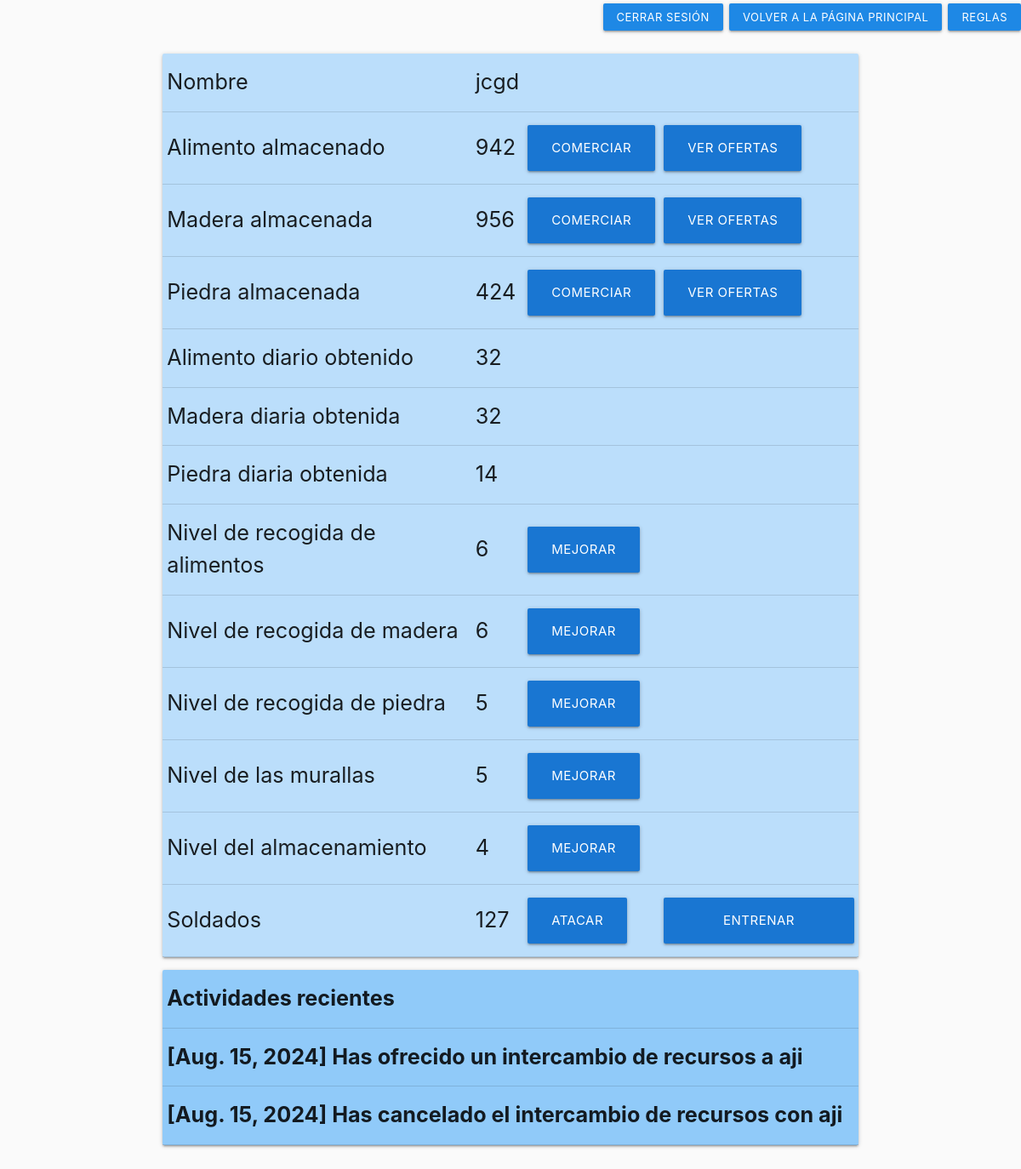
The app's page /DAWActivity/manager (signed in) with its own data.
### DAWActivity/models.py (models this page shows, shortened)
class Village(models.Model):
	villageName = models.TextField("Village Name", primary_key=True)
	dailyFood = models.IntegerField("Daily food obtained")
	dailyWood = models.IntegerField("Daily wood obtained")
	dailyStone = models.IntegerField("Daily stone obtained")
	storedFood = models.IntegerField("Total food stored")
	storedWood = models.IntegerField("Total wood stored")
	storedStone = models.IntegerField("Total stone stored")
	foodLevel = models.IntegerField("Food level")
	woodLevel = models.IntegerField("Wood level")
	stoneLevel = models.IntegerField("Stone level")
	wallLevel = models.IntegerField("Walls level")
	storageLevel = models.IntegerField("Storage level")
	soldiers = models.IntegerField("Amount of units")
	lastLogin = models.DateField("Last login")
	disabled = models.BooleanField("Disabled")
	owner = models.ForeignKey(
		User,
		on_delete = models.CASCADE,
	)

class Activity (models.Model):
	activityText = models.TextField("Activity description")
	activityDate = models.DateField("Time registered")
	owner = models.ForeignKey(
                Village,
                on_delete = models.CASCADE,
        )

### DAWActivity/views/indexView.py (the view)
# urls.py: path('manager',indexView.manager,name='Manager'),
def manager(request):
	if not request.user.is_authenticated:
		return render(request,'DAWActivity/login.html',{'msg':'Es necesario iniciar sesión para acceder a la página solicitada'})
	else:
		village = Village.objects.filter(owner=request.user)[0]
		utilityFunctions.updateVillage(village.villageName)
		activities = utilityFunctions.getActivities(village.villageName)
		return render(request,'DAWActivity/manager.html',{'village':village,'activities':activities})

### DAWActivity/views/utilityFunctions.py (called while the page is built)
def getActivities(user):
    startDate = date.today()
    endDate = startDate - timedelta(days=3)
    return Activity.objects.filter(owner=user,activityDate__range=[endDate,startDate]).order_by("-activityDate")

def updateVillage(name):
    village = Village.objects.filter(villageName= name)[0]
    village.lastLogin=date.today()
    village.disabled=False
    village.save()

### DAWActivity/templates/DAWActivity/manager.html (shortened to what this page needs)
<!DOCTYPE html>
<html>
    <head>
    <link rel="stylesheet" href="https://cdnjs.cloudflare.com/ajax/libs/materialize/1.0.0/css/materialize.min.css">
    </head>
    <body class="grey lighten-5 flow-text">
	<div class="right-align">
	<a class="waves-effect waves-light btn-small blue darken-1" href='/DAWActivity/logout'>Cerrar sesión</a>
	<a class="waves-effect waves-light btn-small blue darken-1" href='/DAWActivity' >Volver a la página principal</a>
	<a class="waves-effect waves-light btn-small blue darken-1" href='/DAWActivity/rules' >Reglas</a>
	</div>
        <div class="container">
        	<div class="row">
                	<div class="col s12">
                                <table class="card blue lighten-4" border="1" cellspacing="2">
                                        <tbody>
                                                <tr>
                                                        <td>Nombre</td>
                                                        <td>{{village.villageName}}</td>
                                                </tr>
                                                <tr>
                                                        <td>Alimento almacenado</td>
                                                        <td>{{village.storedFood}}</td>
                                                        <td> <a class="waves-effect waves-light btn-large blue darken-2" href='/DAWActivity/manager/trade' >Comerciar</a> </td>
                                                        <td> <a class="waves-effect waves-light btn-large blue darken-2" href='/DAWActivity/manager/manageOffers' >Ver ofertas</a> </td>
                                                </tr>
                                                <tr>
                                                        <td>Madera almacenada</td>
                                                        <td>{{village.storedWood}}</td>
                                                        <td> <a class="waves-effect waves-light btn-large blue darken-2" href='/DAWActivity/manager/trade' >Comerciar</a> </td>
                                                        <td> <a class="waves-effect waves-light btn-large blue darken-2" href='/DAWActivity/manager/manageOffers' >Ver ofertas</a> </td>
                                                </tr>
                                                <tr>
                                                        <td>Piedra almacenada</td>
                                                        <td>{{village.storedStone}}</td>
                                                        <td> <a class="waves-effect waves-light btn-large blue darken-2" href='/DAWActivity/manager/trade' >Comerciar</a> </td>
                                                        <td> <a class="waves-effect waves-light btn-large blue darken-2" href='/DAWActivity/manager/manageOffers' >Ver ofertas</a> </td>
                                                </tr>
                                                <tr>
                                                        <td>Alimento diario obtenido</td>
                                                        <td>{{village.dailyFood}}</td>
                                                </tr>
                                                <tr>
                                                        <td>Madera diaria obtenida</td>
                                                        <td>{{village.dailyWood}}</td>
                                                </tr>
                                                <tr>
                                                        <td>Piedra diaria obtenida</td>
                                                        <td>{{village.dailyStone}}</td>
                                                </tr>
                                                <tr>
                                                        <td>Nivel de recogida de alimentos</td>
                                                        <td>{{village.foodLevel}}</td>
                                                        <td> <a class="waves-effect waves-light btn-large blue darken-2" href='/DAWActivity/manager/upgrade' >Mejorar</a> </td>
                                                </tr>
                                                <tr>
                                                        <td>Nivel de recogida de madera</td>
                                                        <td>{{village.woodLevel}}</td>
                                                        <td> <a class="waves-effect waves-light btn-large blue darken-2" href='/DAWActivity/manager/upgrade' >Mejorar</a> </td>
                                                </tr>
                                                <tr>
                                                        <td>Nivel de recogida de piedra</td>
                                                        <td>{{village.stoneLevel}}</td>
                                                        <td><a class="waves-effect waves-light btn-large blue darken-2" href='/DAWActivity/manager/upgrade' >Mejorar</a> </td>
                                                </tr>
                                                <tr>
                                                        <td>Nivel de las murallas</td>
                                                        <td>{{village.wallLevel}}</td>
                                                        <td><a class="waves-effect waves-light btn-large blue darken-2" href='/DAWActivity/manager/upgrade' >Mejorar</a> </td>
                                                </tr>
                                                <tr>
                                                        <td>Nivel del almacenamiento</td>
                                                        <td>{{village.storageLevel}}</td>
                                                        <td> <a class="waves-effect waves-light btn-large blue darken-2" href='/DAWActivity/manager/upgrade' >Mejorar</a> </td>
                                                </tr>
                                                <tr>
                                                        <td>Soldados</td>
                                                        <td>{{village.soldiers}}</td>
                                                        <td> <a class="waves-effect waves-light btn-large blue darken-2" href='/DAWActivity/manager/attack' >Atacar</a> </td>
                                                        <td><a class="waves-effect waves-light btn-large blue darken-2" href='/DAWActivity/manager/train' >Entrenar soldados</a> </td>
                                                </tr>
                                        </tbody>
                                </table>
                                <table class="card blue lighten-3"" border="1" cellspacing="2">
                                        <thead>
                                                <tr>
                                                        <th><span>Actividades recientes</span></th>
                                                </tr>
                                        </thead>
                                        <tbody>
                                                        {%for activity in activities%}
                                                        <tr>
                                                                <th>[{{activity.activityDate}}] {{activity.activityText}} </th>
                                                        </tr>
                                                        {%endfor%}
                                        </tbody>
                                </table>
                        </div>
                </div>
        </div>
    </body>
</html>

### records on screen
Village: villageName "jcgd", storedFood "942", storedWood "956", storedStone "424", dailyFood "32", dailyWood "32", dailyStone "14", foodLevel "6", woodLevel "6", stoneLevel "5", wallLevel "5", storageLevel "4", soldiers "127"
Activity: activityDate "Aug. 15, 2024", activityText "Has ofrecido un intercambio de recursos a aji"
Activity: activityDate "Aug. 15, 2024", activityText "Has cancelado el intercambio de recursos con aji"
